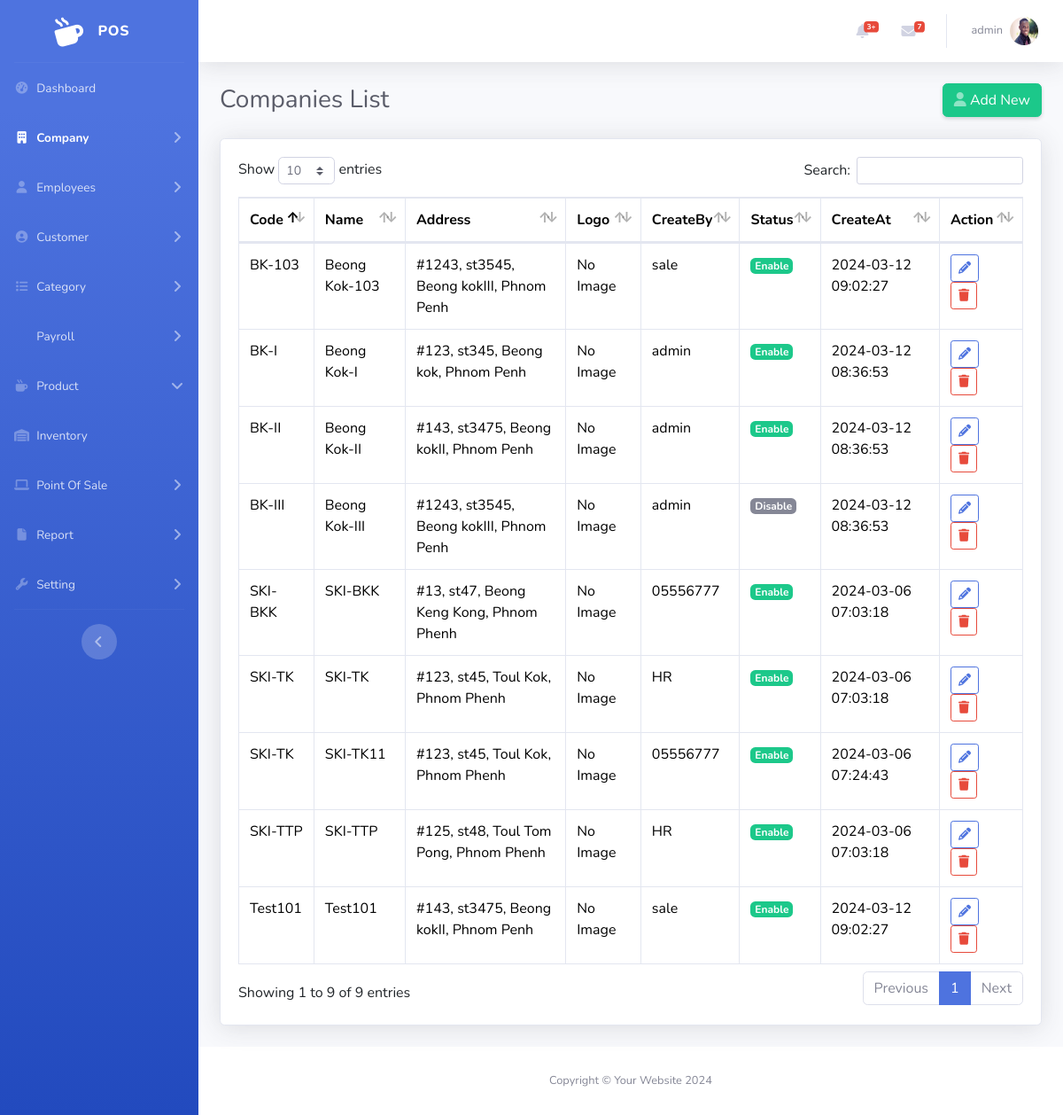
/admin/company-list.php (signed in), run on the app's committed database.
### tables this page shows
CREATE TABLE `user` (
  `Id` int(11) NOT NULL,
  `OutletId` int(11) DEFAULT NULL,
  `EmployeeId` int(11) DEFAULT NULL,
  `RoleId` int(11) DEFAULT NULL,
  `Username` varchar(120) NOT NULL,
  `Password` varchar(255) NOT NULL,
  `Remark` varchar(255) DEFAULT NULL,
  `Status` tinyint(1) DEFAULT 1,
  `CreateBy` int(11) DEFAULT NULL,
  `CreateAt` timestamp NOT NULL DEFAULT current_timestamp(),
  `UpdateAt` datetime DEFAULT NULL
);

CREATE TABLE `employee` (
  `Id` int(11) NOT NULL,
  `OutletId` int(11) DEFAULT NULL,
  `Firstname` varchar(120) NOT NULL,
  `Lastname` varchar(120) NOT NULL,
  `Gender` tinyint(1) NOT NULL,
  `Dob` datetime DEFAULT NULL,
  `Email` varchar(120) DEFAULT NULL,
  `Tel` varchar(18) NOT NULL,
  `Salary` decimal(6,2) DEFAULT 0.00,
  `Currency` int(11) DEFAULT 1,
  `Position` varchar(120) NOT NULL,
  `Image` varchar(255) DEFAULT NULL,
  `Status` tinyint(1) DEFAULT 1,
  `JoinAT` datetime DEFAULT NULL,
  `ResignAt` datetime DEFAULT NULL,
  `ReasonResign` text DEFAULT NULL,
  `CreateBy` int(11) DEFAULT NULL,
  `CreateAt` timestamp NOT NULL DEFAULT current_timestamp(),
  `UpdateAt` datetime DEFAULT NULL,
  `Remark` text DEFAULT NULL
);

CREATE TABLE `outlet` (
  `Id` int(11) NOT NULL,
  `Name` varchar(120) NOT NULL,
  `Code` varchar(120) NOT NULL,
  `Status` tinyint(1) DEFAULT 1,
  `Address` text DEFAULT NULL,
  `Logo` varchar(255) DEFAULT NULL,
  `CreateBy` int(11) DEFAULT NULL,
  `CreateAt` timestamp NOT NULL DEFAULT current_timestamp(),
  `UpdateAt` datetime DEFAULT NULL,
  `ApproveBy` int(11) DEFAULT NULL,
  `ApproveAt` datetime DEFAULT NULL,
  `Remark` text DEFAULT NULL
);

### admin/function-company.php (the view, shortened to what this page needs)
<?php
include('cn.php');
function display_companies_table() {
    global $conn;
    $sqloutlet = "SELECT * FROM `outlet`";
    $rs = $conn->query($sqloutlet);
    while ($rowOutlet = $rs->fetch_assoc()) {
        $Createby = $conn->query("SELECT * FROM `user` WHERE Id=" . $rowOutlet['CreateBy'])->fetch_assoc();
        $statusBadge = ($rowOutlet['Status'] == 1) ? '<p><a href="company_update_status.php?OutId=' . $rowOutlet['Id'] . '&Status=0" class="badge badge-lg badge-success text-white">Enable</a></p>' : '<p><a href="company_update_status.php?OutId=' . $rowOutlet['Id'] . '&Status=1" class="badge badge-secondary badge-lg text-white">Disable</a></p>';
        $logoFilename = htmlspecialchars($rowOutlet['Logo']);
        $logoPath = 'ImageCompany/' . $logoFilename;
        $logoImg = (file_exists($logoPath) && !empty($rowOutlet['Logo']))
            ? '<img src="' . $logoPath . '" alt="Company Logo" width="100px">'
            : 'No Image';
        echo '
            <tr>
                <td>' . htmlspecialchars($rowOutlet['Code']) . '</td>
                <td>' . htmlspecialchars($rowOutlet['Name']) . '</td>
                <td>' . htmlspecialchars($rowOutlet['Address']) . '</td>
                <td>' . $logoImg . '</td>
                <td>' . htmlspecialchars($Createby['Username']) . '</td>
                <td>' . $statusBadge . '</td>
                <td>' . htmlspecialchars($rowOutlet['CreateAt']) . '</td>
                <td>
                    <a href="company-add.php?OutId=' . $rowOutlet['Id'] . '" class="btn btn-outline-primary btn-sm mr-2"><i class="fa fa-pencil"></i></a>
                    <a href="company-list.php?delId=' . $rowOutlet['Id'] . '" class="btn btn-outline-danger btn-sm " onclick="return confirm(\'Are you sure you want to delete this Outlet?\')"><i class="fas fa-trash"></i></a>
                </td>
            </tr>
        ';
    }
}
?>

### admin/include/topbar.php (shortened to what this page needs)
<?php
include('../admin/cn.php');
?>
<nav class="navbar navbar-expand navbar-light bg-white topbar mb-4 static-top shadow">
    <ul class="navbar-nav ml-auto">
        <li class="nav-item dropdown no-arrow mx-1">
            <a class="nav-link dropdown-toggle" href="#" id="alertsDropdown" role="button" data-toggle="dropdown" aria-haspopup="true" aria-expanded="false">
                <i class="fas fa-bell fa-fw"></i>
                <span class="badge badge-danger badge-counter">3+</span>
            </a>
        </li>
        <li class="nav-item dropdown no-arrow mx-1">
            <a class="nav-link dropdown-toggle" href="#" id="messagesDropdown" role="button" data-toggle="dropdown" aria-haspopup="true" aria-expanded="false">
                <i class="fas fa-envelope fa-fw"></i>
                <span class="badge badge-danger badge-counter">7</span>
            </a>
        </li>
        <?php
        $id = $_SESSION['session'];
        $sql = "SELECT * FROM `user` WHERE `Id` = '$id'";
        $rs = $conn->query($sql);
        $row = mysqli_fetch_assoc($rs);
        $Profile = $conn->query("SELECT * FROM `Employee` WHERE Id=" . $row['EmployeeId'])->fetch_assoc();
        ?>
        <li class="nav-item dropdown no-arrow">
            <a class="nav-link dropdown-toggle" href="#" id="userDropdown" role="button" data-toggle="dropdown" aria-haspopup="true" aria-expanded="false">
                <span class="mr-2 d-none d-lg-inline text-gray-600 small"><?php echo $row['Username'] ?></span>
                <img class="img-profile rounded-circle" src="../admin/ImageEmp/<?php echo $Profile['Image'] ?>" id="imgInp">
            </a>
        </li>
    </ul>
</nav>

### data on the page
user: Username "admin"
employee: Image (picture)
outlet: Code "BK-I", Name "Beong Kok-I", Address "#123, st345, Beong kok, Phnom Penh", shows "No Image", user.Username "admin", CreateAt "2024-03-12 08:36:53"
outlet: Code "BK-II", Name "Beong Kok-II", Address "#143, st3475, Beong kokII, Phnom Penh", shows "No Image", user.Username "admin", CreateAt "2024-03-12 08:36:53"
outlet: Code "BK-III", Name "Beong Kok-III", Address "#1243, st3545, Beong kokIII, Phnom Penh", shows "No Image", user.Username "admin", CreateAt "2024-03-12 08:36:53"
outlet: Code "Test101", Name "Test101", Address "#143, st3475, Beong kokII, Phnom Penh", shows "No Image", user.Username "sale", CreateAt "2024-03-12 09:02:27"
outlet: Code "BK-103", Name "Beong Kok-103", Address "#1243, st3545, Beong kokIII, Phnom Penh", shows "No Image", user.Username "sale", CreateAt "2024-03-12 09:02:27"
outlet: Code "SKI-TK", Name "SKI-TK", Address "#123, st45, Toul Kok, Phnom Phenh", shows "No Image", user.Username "HR", CreateAt "2024-03-06 07:03:18"
outlet: Code "SKI-TTP", Name "SKI-TTP", Address "#125, st48, Toul Tom Pong, Phnom Phenh", shows "No Image", user.Username "HR", CreateAt "2024-03-06 07:03:18"
outlet: Code "SKI-BKK", Name "SKI-BKK", Address "#13, st47, Beong Keng Kong, Phnom Phenh", shows "No Image", user.Username "05556777", CreateAt "2024-03-06 07:03:18"
outlet: Code "SKI-TK", Name "SKI-TK11", Address "#123, st45, Toul Kok, Phnom Phenh", shows "No Image", user.Username "05556777", CreateAt "2024-03-06 07:24:43"
